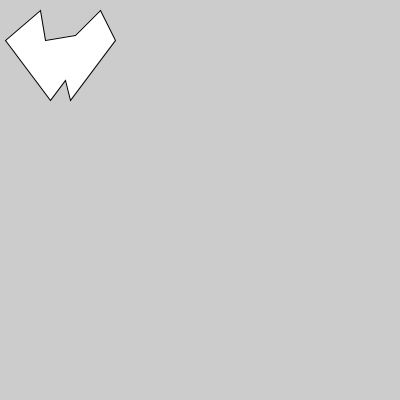
Frame 1 (no input)
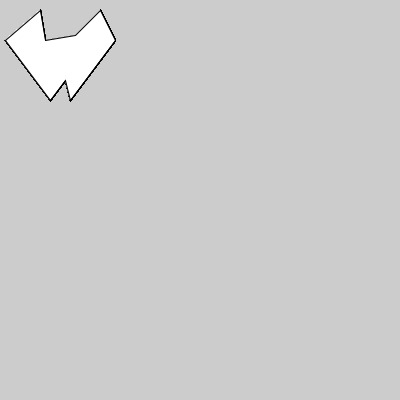
Frame 60 (the mouse pressed at the canvas centre just before this capture)
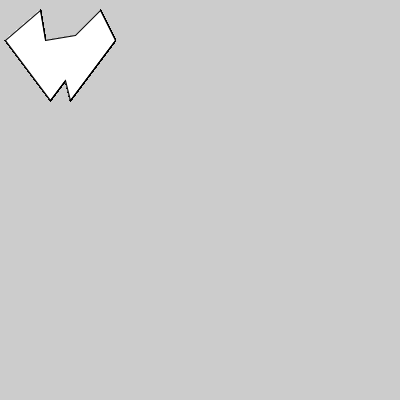
Frame 120 (the mouse held since frame 60 and released just before this capture)

The Processing sketch that drew these frames (run headless with seeded random() and noise(); from frame 60 on, the mouse is pressed at the canvas centre):

// Processing sketch: aula18_g1_exe5
// ── aula18_g1_exe5.pde
void setup(){
size(400,400);
}
void draw(){
beginShape();
vertex(40,10); //1
vertex(45,40); //2
vertex(75,35); //3
vertex(100,10); //4
vertex(115,40); //5
vertex(70,100); //6
vertex(65,80); //7
vertex(50,100); //8
vertex(5,40); //9
endShape(CLOSE);
}
